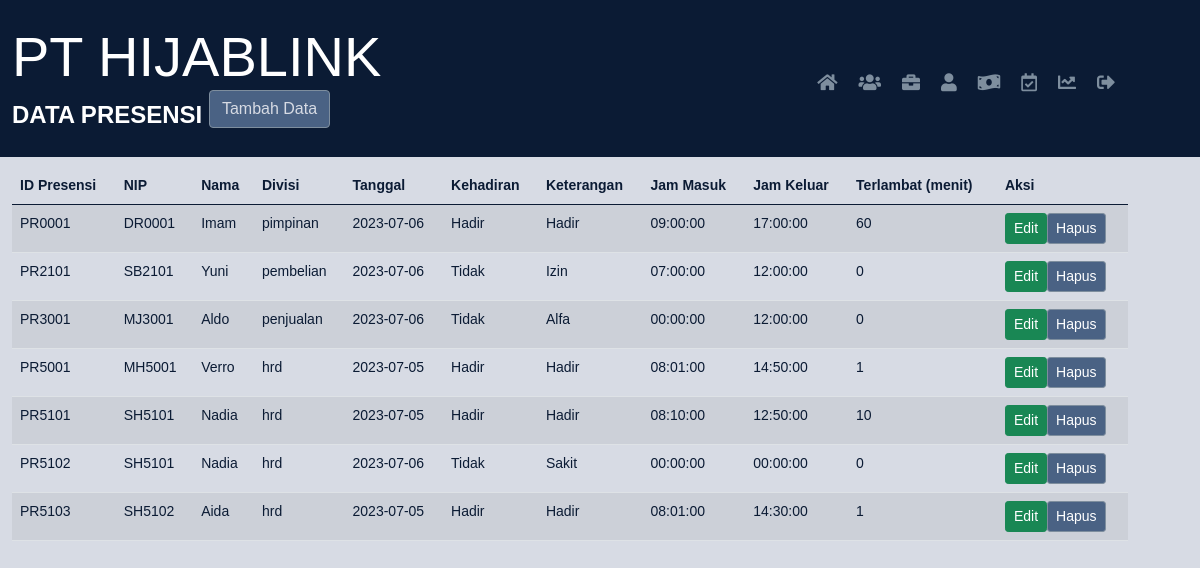
Screenshot of /presensi.php with the database file from the repository.
### tables this page shows
CREATE TABLE `presensi` (
  `id_presensi` varchar(15) NOT NULL,
  `nip` varchar(20) DEFAULT NULL,
  `nama` varchar(40) DEFAULT NULL,
  `divisi` varchar(20) DEFAULT NULL,
  `tgl` date DEFAULT NULL,
  `jam_masuk` time DEFAULT NULL,
  `jam_keluar` time DEFAULT NULL,
  `kehadiran` varchar(40) DEFAULT NULL,
  `keterangan` varchar(100) DEFAULT NULL,
  `terlambat` int(5) DEFAULT NULL
);

### presensi.php (the view, shortened to what this page needs)
<!DOCTYPE html>
<html>
<head>
    <link rel="stylesheet" href="https://cdnjs.cloudflare.com/ajax/libs/bootstrap/5.0.2/css/bootstrap.min.css">
    <link rel="stylesheet" href="https://cdnjs.cloudflare.com/ajax/libs/font-awesome/5.15.3/css/all.min.css">
</head>
<body>
    <nav class="navbar navbar-expand-lg navbar-dark color=#4A6284">
        <div class="container">
            <a class="navbar-brand" href="#">
                <span class="display-4">PT HIJABLINK</span>
                <br>
                DATA PRESENSI
                <button type="button" class="btn btn-primary mb-3" data-bs-toggle="modal" data-bs-target="#addModal">Tambah Data</button>
            </a>
            <div class="navbar-collapse justify-content-end">
                <ul class="navbar-nav">
                    <li class="nav-item">
                            <a class="nav-link" href="home.html" data-bs-toggle="tooltip" data-bs-placement="bottom" title="Home">
                                <i class="fas fa-home" style="color: #7E8E9E;"></i>
                            </a>
                        </li>
                    <li class="nav-item">
                        <a class="nav-link active" href="golongan.php" data-bs-toggle="tooltip" data-bs-placement="bottom" title="Golongan">
                            <i class="fas fa-users" style="color: #7E8E9E;"></i>
                        </a>
                    </li>
                    <li class="nav-item">
                        <a class="nav-link active" href="jabatan.php" data-bs-toggle="tooltip" data-bs-placement="bottom" title="Jabatan">
                            <i class="fas fa-briefcase" style="color: #7E8E9E;"></i>
                        </a>
                    </li>
                    <li class="nav-item">
                        <a class="nav-link" href="pegawai.php" data-bs-toggle="tooltip" data-bs-placement="bottom" title="Pegawai">
                            <i class="fas fa-user" style="color: #7E8E9E;"></i>
                        </a>
                    </li>
                    <li class="nav-item">
                        <a class="nav-link" href="gaji.php" data-bs-toggle="tooltip" data-bs-placement="bottom" title="Gaji">
                            <i class="fas fa-money-bill-wave" style="color: #7E8E9E;"></i>
                        </a>
                    </li>
                    <li class="nav-item">
                        <a class="nav-link" href="presensi.php" data-bs-toggle="tooltip" data-bs-placement="bottom" title="Presensi">
                            <i class="far fa-calendar-check" style="color: #7E8E9E;"></i>
                        </a>
                    </li>
                    <li class="nav-item">
                        <a class="nav-link" href="penilaian_kinerja.php" data-bs-toggle="tooltip" data-bs-placement="bottom" title="Penilaian Kinerja">
                            <i class="fas fa-chart-line" style="color: #7E8E9E;"></i>
                        </a>
                    </li>
                    <li class="nav-item">
                        <a class="nav-link" href="login.php?logout=true" data-bs-toggle="tooltip" data-bs-placement="bottom" title="Log Out" onclick="confirmLogout(event)">
                            <i class="fas fa-sign-out-alt" style="color: #7E8E9E;"></i>
                        </a>
                    </li>
                </ul>
            </div>
        </div>
    </nav>
</body>
<body>
    <?php
    $servername = "localhost";
    $username = "root";
    $password = "";
    $database = "hijablink";
    $conn = mysqli_connect($servername, $username, $password, $database);
    ?>
    <div class="container">
        <table class="table table-striped">
            <thead>
                <tr>
                <th>ID Presensi</th>
                <th>NIP</th>
                <th>Nama</th>
                <th>Divisi</th>
                <th>Tanggal</th>
                <th>Kehadiran</th>
                <th>Keterangan</th>
                <th>Jam Masuk</th>
                <th>Jam Keluar</th>
                <th>Terlambat (menit)</th>
                <th>Aksi</th>
                </tr>
            </thead>
            <tbody>
                <?php
                $query = "SELECT * FROM presensi";
                $result = mysqli_query($conn, $query);
                while ($data = mysqli_fetch_assoc($result)) {
                    echo "<tr>";
                    echo "<td>".$data['id_presensi']."</td>";
                    echo "<td>".$data['nip']."</td>";
                    echo "<td>".$data['nama']."</td>";
                    echo "<td>".$data['divisi']."</td>";
                    echo "<td>".$data['tgl']."</td>";
                    echo "<td>".$data['kehadiran']."</td>";
                    echo "<td>".$data['keterangan']."</td>";
                    echo "<td>".$data['jam_masuk']."</td>";
                    echo "<td>".$data['jam_keluar']."</td>";
                    echo "<td>".$data['terlambat']."</td>";
                    echo "<td>";echo "<button type='button' class='btn btn-success btn-sm' data-bs-toggle='modal' data-bs-target='#editModal' onclick='openEditModal(\"".$data['id_presensi']."\", \"".$data['nip']."\", \"".$data['tgl']."\", \"".$data['kehadiran']."\", \"".$data['keterangan']."\", \"".$data['jam_masuk']."\", \"".$data['jam_keluar']."\", \"".$data['terlambat']."\")'>Edit</button>";
                    echo "<button type='button' class='btn btn-danger btn-sm' onclick='deleteData(\"".$data['id_presensi']."\")'>Hapus</button>";
                    echo "</td>";
                    echo "</tr>";
                }
                ?>
            </tbody>
        </table>
    </div>
</body>
</html>

### presensi.php (style rules this page uses)
body { background-color: #D7DBE4; font-family: Arial, sans-serif; margin: 0; padding: 0; background-repeat: no-repeat; background-size: cover; background-position: center; padding-top: 0px; padding-left: 0px; }
.container { margin-top: 10px; margin-left: 0px; }
.navbar { background-color: #0B1B34; }
.navbar-brand { color: #D7DBE4; font-size: 24px; font-weight: bold; margin-left: 0px; }
.navbar-nav .nav-link { color: #7E8E9E; font-size: 18px; font-weight: bold; transition: color 0.3s; }
.navbar-nav .nav-link.active { color: #0B1B34; }
.navbar-nav .nav-link i { margin-right: 5px; }
.navbar-nav .nav-link.active i { color: #0B1B34; }
th { background-color: #7E8E9E; color: #0B1B34; font-size: 14px; text-align: left; padding-left: 0px; }
td { background-color: #D7DBE4; color: #0B1B34; font-size: 14px; text-align: left; padding-left: 0px; }
.btn-primary { background-color: #4A6284; border-color: #7E8E9E; }
.btn-danger { background-color: #4A6284; border-color: #7E8E9E; }
.btn-primary, .btn-secondary { color: #D7DBE4; }
.table { margin-left: 0px; }

### rows the page displays
presensi: id_presensi "PR0001", nip "DR0001", nama "Imam", divisi "pimpinan", tgl "2023-07-06", kehadiran "Hadir", keterangan "Hadir", jam_masuk "09:00:00", jam_keluar "17:00:00", terlambat "60"
presensi: id_presensi "PR2101", nip "SB2101", nama "Yuni", divisi "pembelian", tgl "2023-07-06", kehadiran "Tidak", keterangan "Izin", jam_masuk "07:00:00", jam_keluar "12:00:00", terlambat "0"
presensi: id_presensi "PR3001", nip "MJ3001", nama "Aldo", divisi "penjualan", tgl "2023-07-06", kehadiran "Tidak", keterangan "Alfa", jam_masuk "00:00:00", jam_keluar "12:00:00", terlambat "0"
presensi: id_presensi "PR5001", nip "MH5001", nama "Verro", divisi "hrd", tgl "2023-07-05", kehadiran "Hadir", keterangan "Hadir", jam_masuk "08:01:00", jam_keluar "14:50:00", terlambat "1"
presensi: id_presensi "PR5101", nip "SH5101", nama "Nadia", divisi "hrd", tgl "2023-07-05", kehadiran "Hadir", keterangan "Hadir", jam_masuk "08:10:00", jam_keluar "12:50:00", terlambat "10"
presensi: id_presensi "PR5102", nip "SH5101", nama "Nadia", divisi "hrd", tgl "2023-07-06", kehadiran "Tidak", keterangan "Sakit", jam_masuk "00:00:00", jam_keluar "00:00:00", terlambat "0"
presensi: id_presensi "PR5103", nip "SH5102", nama "Aida", divisi "hrd", tgl "2023-07-05", kehadiran "Hadir", keterangan "Hadir", jam_masuk "08:01:00", jam_keluar "14:30:00", terlambat "1"
